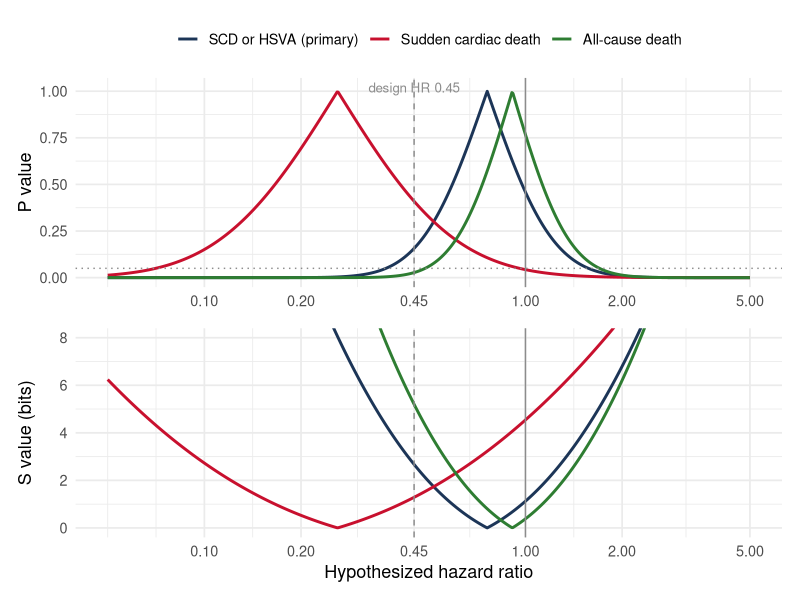
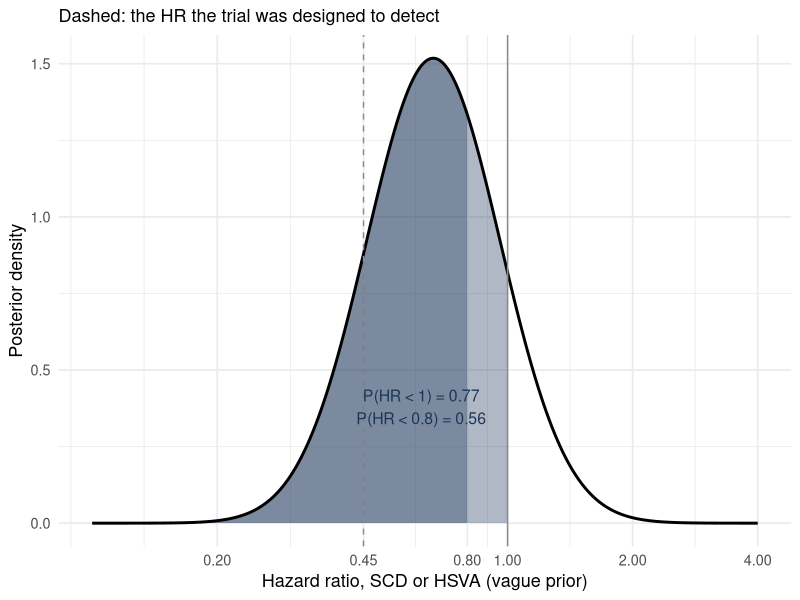
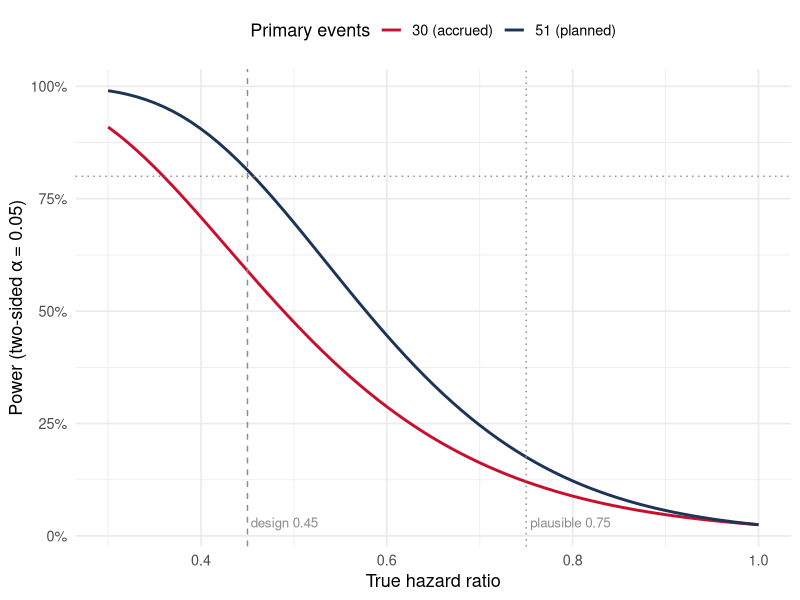
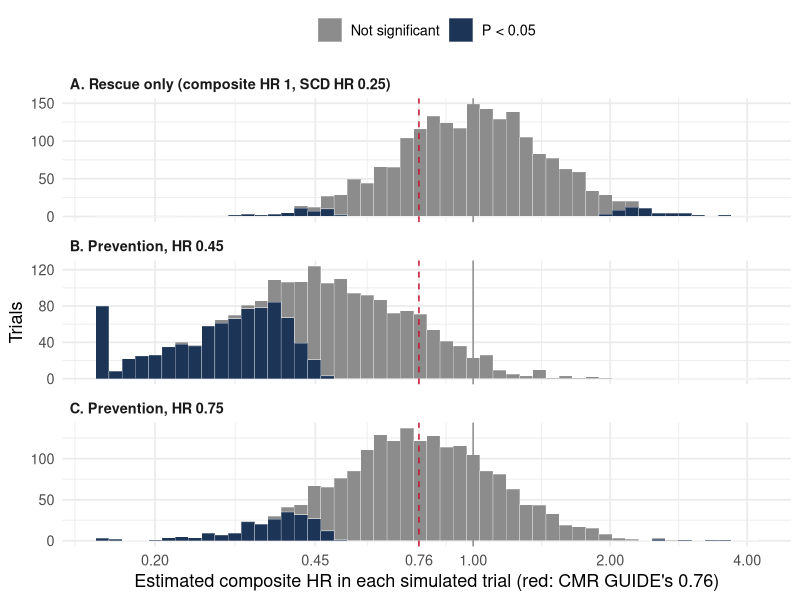

Reproduce these figures in R, in order.
## ---- chunk 1
#| code-fold: true
library(tidyverse)
library(survival)
library(patchwork)
library(knitr)

theme_set(theme_minimal(base_size = 13))
navy <- "#1C3557"; red <- "#C8102E"; green <- "#2E7D32"; grey <- "grey55"
f2 <- function(x) formatC(x, format = "f", digits = 2)
f3 <- function(x) formatC(x, format = "f", digits = 3)
pc <- function(x, d = 0) paste0(formatC(100 * x, format = "f", digits = d), "%")

# log HR and its SE recovered from a reported HR and 95% CI
from_ci <- function(hr, lo, hi) tibble(loghr = log(hr), se = (log(hi) - log(lo)) / (2 * qnorm(0.975)))
## ---- chunk 2
res <- tribble(
  ~outcome,                         ~icd, ~ilr, ~hr,  ~lo,  ~hi,
  "SCD or HSVA (primary)",            14,   16, 0.76, 0.37, 1.58,
  "Sudden cardiac death",              3,   10, 0.26, 0.07, 0.95,
  "HSVA",                             12,    6, 1.77, 0.65, 4.81,
  "Cardiovascular death",              8,   13, 0.53, 0.22, 1.27,
  "Non-cardiovascular death",         12,    6,   NA,   NA,   NA,
  "All-cause death",                  20,   19, 0.91, 0.49, 1.71,
  "Heart failure hospitalization",    26,   21, 1.13, 0.63, 2.03
) |>
  mutate(from_ci(hr, lo, hi), p = 2 * pnorm(-abs(loghr / se)))

res |>
  transmute(Outcome = outcome, `ICD (n = 180)` = icd, `ILR (n = 173)` = ilr,
            `HR (95% CI)` = if_else(is.na(hr), "not reported", sprintf("%.2f (%.2f to %.2f)", hr, lo, hi)),
            `SE(log HR)` = if_else(is.na(se), "", f3(se)), P = if_else(is.na(p), "", f3(p))) |>
  kable()
res <- filter(res, !is.na(hr))   # analyses below use the outcomes with a reported HR
## ---- chunk 3
arr <- tibble(arm = c("ICD", "ILR"),
              scd = c(3, 10), hsva = c(12, 6)) |>
  mutate(arrhythmic_events = scd + hsva, fatal_fraction = scd / arrhythmic_events)
arr |> mutate(fatal_fraction = pc(fatal_fraction)) |> kable(col.names = c("Arm", "SCD", "HSVA", "Serious arrhythmias", "Fatal"))
## ---- chunk 4
deaths <- tribble(
  ~arm,  ~SCD, ~`Other CV`, ~`Non-CV`,
  "ICD",    3,          5,        12,
  "ILR",   10,          3,         6) |>
  mutate(Total = SCD + `Other CV` + `Non-CV`)
kable(deaths, col.names = c("Arm", "Sudden cardiac", "Other cardiovascular", "Non-cardiovascular", "All deaths"))
## ---- chunk 5
flow <- tribble(
  ~arm,  ~implanted, ~died, ~discontinued, ~lost_fig1, ~lost_etab1, ~active_end,
  "ICD",       159,    20,             6,          2,           2,         131,
  "ILR",       163,    19,            22,          8,           4,         118) |>
  mutate(check_fig1  = implanted - died - discontinued - lost_fig1,
         check_etab1 = implanted - died - discontinued - lost_etab1)
kable(flow, col.names = c("Arm", "Implanted", "Died", "Discontinued", "Lost (Fig 1)", "Lost (eTable 1)",
                          "Active at end", "Implanted − exits (Fig 1)", "Implanted − exits (eTable 1)"))
## ---- chunk 6
#| fig-height: 7
grid <- exp(seq(log(0.05), log(5), length.out = 600))
pfun <- res |>
  filter(outcome %in% c("SCD or HSVA (primary)", "Sudden cardiac death", "All-cause death")) |>
  mutate(outcome = fct_inorder(outcome)) |>
  reframe(hr0 = grid, p = 2 * pnorm(-abs((loghr - log(grid)) / se)), .by = outcome) |>
  mutate(s = -log2(p))

p1 <- ggplot(pfun, aes(hr0, p, colour = outcome)) +
  geom_line(linewidth = 1) +
  geom_vline(xintercept = c(0.45, 1), linetype = c("dashed", "solid"), colour = grey) +
  geom_hline(yintercept = 0.05, linetype = "dotted", colour = grey) +
  annotate("text", x = 0.45, y = 1.02, label = "design HR 0.45", size = 3.4, colour = grey) +
  scale_x_log10(breaks = c(0.1, 0.2, 0.45, 1, 2, 5)) +
  scale_colour_manual(values = c(navy, red, green), name = NULL) +
  labs(x = NULL, y = "P value") + theme(legend.position = "top")
p2 <- ggplot(pfun, aes(hr0, s, colour = outcome)) +
  geom_line(linewidth = 1) +
  geom_vline(xintercept = c(0.45, 1), linetype = c("dashed", "solid"), colour = grey) +
  scale_x_log10(breaks = c(0.1, 0.2, 0.45, 1, 2, 5)) +
  coord_cartesian(ylim = c(0, 8)) +
  scale_colour_manual(values = c(navy, red, green), guide = "none") +
  labs(x = "Hypothesized hazard ratio", y = "S value (bits)")
p1 / p2
## ---- chunk 7
sv <- function(i, h0) { p <- 2 * pnorm(-abs((res$loghr[i] - log(h0)) / res$se[i])); c(p = p, s = -log2(p)) }
s_null <- sv(1, 1); s_des <- sv(1, 0.45)
## ---- chunk 8
loghr <- res$loghr[1]; se <- res$se[1]
s_of <- function(h) -log2(2 * pnorm(-abs((loghr - log(h)) / se)))
half_s <- exp(loghr - se * qnorm(1 - 2^(-s_of(1) / 2) / 2))   # benefit-side HR with half the null's surprisal
hyp <- tibble(hr0 = c(1, exp(loghr), half_s, 0.45),
              Hypothesis = c("No effect (HR 1)", "Point estimate", "Half the surprisal of the null", "Design hypothesis")) |>
  mutate(P = 2 * pnorm(-abs((loghr - log(hr0)) / se)),
         `S value (bits)` = -log2(P),
         `log2 LR vs null (bits)` = (((loghr - 0) / se)^2 - ((loghr - log(hr0)) / se)^2) / (2 * log(2)))
hyp |> transmute(Hypothesis, `HR tested` = f2(hr0), P = f2(P),
                 `S value (bits)` = f2(abs(`S value (bits)`)), `log2 LR vs null (bits)` = f2(`log2 LR vs null (bits)`)) |>
  kable()
## ---- chunk 9
post <- function(m, s, m0 = 0, s0 = 10) {
  w <- (1 / s0^2) / (1 / s0^2 + 1 / s^2)
  c(mean = w * m0 + (1 - w) * m, sd = sqrt(1 / (1 / s0^2 + 1 / s^2)))
}
probs <- function(pm, ps) c(`P(HR < 1)` = pnorm(0, pm, ps), `P(HR < 0.8)` = pnorm(log(0.8), pm, ps),
                            `P(HR < 0.45)` = pnorm(log(0.45), pm, ps), `P(HR > 1)` = 1 - pnorm(0, pm, ps))
bayes_tab <- res |>
  filter(outcome != "HSVA") |>
  rowwise() |>
  reframe(outcome, prior = c("Vague", "Skeptical"),
          pm = c(post(loghr, se)["mean"], post(loghr, se, s0 = 0.35)["mean"]),
          ps = c(post(loghr, se)["sd"],   post(loghr, se, s0 = 0.35)["sd"])) |>
  rowwise() |>
  mutate(as_tibble_row(probs(pm, ps)),
         `Posterior HR (95% CrI)` = sprintf("%.2f (%.2f to %.2f)", exp(pm), exp(pm - 1.96 * ps), exp(pm + 1.96 * ps))) |>
  ungroup()

bayes_tab |>
  transmute(Outcome = outcome, Prior = prior, `Posterior HR (95% CrI)`,
            across(starts_with("P("), \(x) f2(x))) |>
  kable()
## ---- chunk 10
prim <- res[1, ]
dens <- tibble(hr = exp(seq(log(0.1), log(4), length.out = 800))) |>
  mutate(d = dnorm(log(hr), prim$loghr, prim$se) / hr)   # density on the HR scale
ggplot(dens, aes(hr, d)) +
  geom_area(data = filter(dens, hr < 1), fill = navy, alpha = 0.35) +
  geom_area(data = filter(dens, hr < 0.8), fill = navy, alpha = 0.35) +
  geom_line(linewidth = 1) +
  geom_vline(xintercept = c(0.45, 1), linetype = c("dashed", "solid"), colour = grey) +
  annotate("text", x = 0.62, y = max(dens$d) * 0.25,
           label = sprintf("P(HR < 1) = %.2f\nP(HR < 0.8) = %.2f",
                           pnorm(0, prim$loghr, prim$se), pnorm(log(0.8), prim$loghr, prim$se)),
           colour = navy, size = 4) +
  scale_x_log10(breaks = c(0.2, 0.45, 0.8, 1, 2, 4)) +
  labs(x = "Hazard ratio, SCD or HSVA (vague prior)", y = "Posterior density",
       subtitle = "Dashed: the HR the trial was designed to detect")
## ---- chunk 11
bp <- function(o, pr, col) bayes_tab[[col]][bayes_tab$outcome == o & bayes_tab$prior == pr]
## ---- chunk 12
schoenfeld_power <- function(hr, d, alpha = 0.05) pnorm(sqrt(d / 4) * abs(log(hr)) - qnorm(1 - alpha / 2))
d_needed <- 4 * (qnorm(0.975) + qnorm(0.8))^2 / log(0.45)^2

pw <- expand_grid(hr = seq(0.3, 1, by = 0.01), events = c(51, 30)) |>
  mutate(power = schoenfeld_power(hr, events),
         events = factor(events, labels = c("30 (accrued)", "51 (planned)")))
ggplot(pw, aes(hr, power, colour = events)) +
  geom_line(linewidth = 1) +
  geom_vline(xintercept = c(0.45, 0.75), linetype = c("dashed", "dotted"), colour = grey) +
  geom_hline(yintercept = 0.8, linetype = "dotted", colour = grey) +
  annotate("text", x = 0.45, y = 0.03, label = "design 0.45", size = 3.4, colour = grey, hjust = -0.05) +
  annotate("text", x = 0.75, y = 0.03, label = "plausible 0.75", size = 3.4, colour = grey, hjust = -0.05) +
  scale_colour_manual(values = c(red, navy), name = "Primary events") +
  scale_y_continuous(labels = scales::percent) +
  labs(x = "True hazard ratio", y = "Power (two-sided α = 0.05)") +
  theme(legend.position = "top")
## ---- chunk 13
# Fine-Gray subdistribution HR, as in the paper (status: 1 = event, 2 = competing death, 0 = censored)
fgfit <- function(tt, st, arm) {
  d  <- data.frame(tt = tt, st = factor(st, levels = 0:2), arm = arm)
  fg <- finegray(Surv(tt, st) ~ ., data = d, etype = "1")
  m  <- coxph(Surv(fgstart, fgstop, fgstatus) ~ arm, weights = fgwt, data = fg)
  unname(c(coef(m), sqrt(vcov(m))))
}

sim_trial <- function(hr_arr = 1, rescue = 0, p_fatal = 0.6, lam = 0.015,
                      lam_cr = 0.012, n = c(icd = 180, ilr = 173)) {
  arm  <- rep(c(1, 0), n); N <- length(arm)                 # 1 = ICD
  t_va <- rexp(N, lam * ifelse(arm == 1, hr_arr, 1))        # first serious ventricular arrhythmia
  t_cr <- rexp(N, lam_cr)                                    # non-arrhythmic death (competing)
  cens <- runif(N, 3.5, 9)                                   # administrative follow-up
  first <- pmin(t_va, t_cr, cens)
  va    <- t_va == first; cr <- t_cr == first
  fatal <- va & rbinom(N, 1, p_fatal * ifelse(arm == 1, 1 - rescue, 1)) == 1
  # composite: first arrhythmia, with non-arrhythmic death competing
  st_comp <- ifelse(va, 1, ifelse(cr, 2, 0))
  # SCD: survivors of a nonfatal arrhythmia stay at risk of a competing death until censoring
  t_after <- pmin(t_cr, cens)
  tt_scd  <- ifelse(fatal, t_va, ifelse(va, t_after, first))
  st_scd  <- ifelse(fatal, 1, ifelse(va, ifelse(t_cr < cens, 2, 0), ifelse(cr, 2, 0)))
  comp <- fgfit(first, st_comp, arm); scd <- fgfit(tt_scd, st_scd, arm)
  c(events = sum(va), hr_comp = exp(comp[1]), p_comp = 2 * pnorm(-abs(comp[1] / comp[2])),
    scd_events = sum(fatal), hr_scd = exp(scd[1]), p_scd = 2 * pnorm(-abs(scd[1] / scd[2])))
}

run <- function(label, nsim = 2000, ...) {
  args <- list(...)                       # replicate() cannot pass ... through directly
  set.seed(629)
  out <- replicate(nsim, do.call(sim_trial, args))
  as_tibble(t(out)) |> mutate(scenario = label)
}
## ---- chunk 14
#| cache: true
sims <- bind_rows(
  run("A. Rescue only (composite HR 1, SCD HR 0.25)", hr_arr = 1, rescue = 0.75),
  run("B. Prevention, HR 0.45", hr_arr = 0.45),
  run("C. Prevention, HR 0.75", hr_arr = 0.75)) |>
  mutate(scenario = fct_inorder(scenario))

sim_sum <- sims |>
  summarise(events = mean(events), pow_comp = mean(p_comp < 0.05),
            harm = mean(hr_comp >= 1), pow_scd = mean(p_scd < 0.05), .by = scenario)
ss <- function(i, col) sim_sum[[col]][i]

sims |>
  summarise(`Mean primary events` = round(mean(events)),
            `Power, composite` = pc(mean(p_comp < 0.05)),
            `Composite HR ≥ 1` = pc(mean(hr_comp >= 1)),
            `Power, SCD` = pc(mean(p_scd < 0.05)),
            .by = scenario) |>
  kable()
## ---- chunk 15
#| fig-height: 5
sims |>
  filter(is.finite(hr_comp), hr_comp > 0) |>
  mutate(sig = if_else(p_comp < 0.05, "P < 0.05", "Not significant"),
         hr_plot = pmin(pmax(hr_comp, 0.15), 4)) |>          # pile extreme estimates at the edges
  ggplot(aes(hr_plot, fill = sig)) +
  geom_histogram(bins = 50, colour = "white", linewidth = 0.1) +
  geom_vline(xintercept = 1, colour = grey) +
  geom_vline(xintercept = 0.76, linetype = "dashed", colour = red) +
  facet_wrap(~ scenario, ncol = 1, scales = "free_y") +
  scale_x_log10(breaks = c(0.2, 0.45, 0.76, 1, 2, 4)) +
  scale_fill_manual(values = c(grey, navy), name = NULL) +
  labs(x = "Estimated composite HR in each simulated trial (red: CMR GUIDE's 0.76)", y = "Trials") +
  theme(legend.position = "top", strip.text = element_text(face = "bold", hjust = 0))
## ---- chunk 16
retrodesign <- function(true_hr, se, alpha = 0.05, nsim = 1e5) {
  A <- log(true_hr); z <- qnorm(1 - alpha / 2)
  power <- pnorm(A / se - z) + pnorm(-A / se - z)
  type_s <- pnorm(-abs(A) / se - z) / power
  set.seed(1); est <- A + se * rnorm(nsim); sig <- abs(est) > z * se
  c(power = power, type_s = type_s, exaggeration = mean(abs(est[sig])) / abs(A))
}
se_scd   <- res$se[res$outcome == "Sudden cardiac death"]
se_young <- from_ci(0.28, 0.09, 0.89)$se

retro <- tribble(
  ~finding,                              ~se,       ~true_hr,
  "SCD, HR 0.26 (13 events)",            se_scd,    0.50,
  "SCD, HR 0.26 (13 events)",            se_scd,    0.70,
  "Age < 70 subgroup, HR 0.28",          se_young,  0.70,
  "Age < 70 subgroup, HR 0.28",          se_young,  0.90) |>
  rowwise() |>
  mutate(as_tibble_row(retrodesign(true_hr, se))) |>
  ungroup()

retro |>
  transmute(Finding = finding, `Assumed true HR` = true_hr, Power = pc(power),
            `Type S` = pc(type_s, 1), `Exaggeration (log scale)` = sprintf("%.1f×", exaggeration)) |>
  kable()
